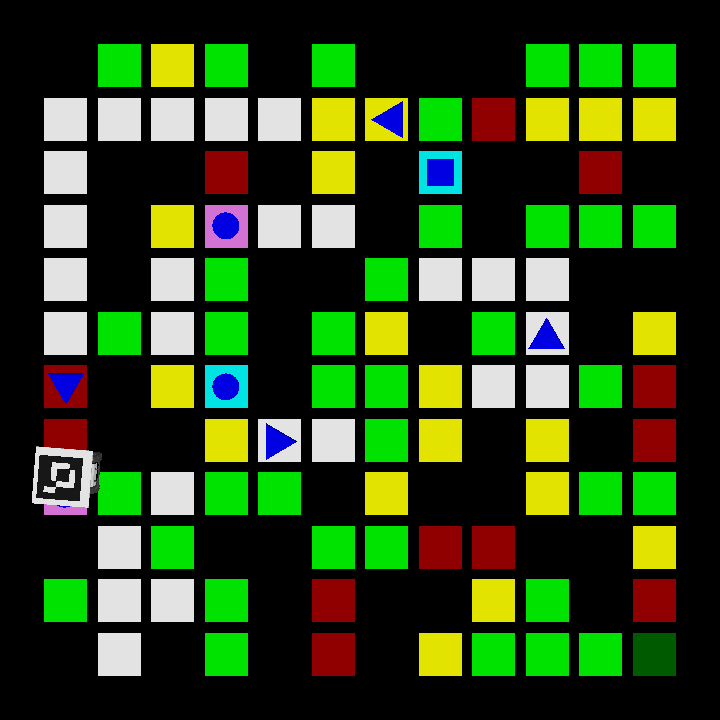
#> input picture Workshop 3-opencv/resources/pic.png, 720 x 720 px, found by its file name
$ python masking.py
#> lines starting #> are read from the running program, lines starting #| are printed output that depends on the picture; after the words box and inside, x2 and y2 are one past the last pixel; in counts of white or black regions, pixels touching at a corner belong together
import cv2
import numpy as np
img = cv2.imread("resources\pic.png")
#> img is the input picture: shape (720, 720, 3); mean B, G, R 25, 68.3, 43.9
hsv_img = cv2.cvtColor(img, cv2.COLOR_BGR2HSV)
#> hsv_img: shape (720, 720, 3); mean H, S, V 11.9, 65.5, 76.3

#red color
low_red = np.array([0, 140, 90])
high_red = np.array([10, 255, 255])
red_mask = cv2.inRange(hsv_img, low_red, high_red)
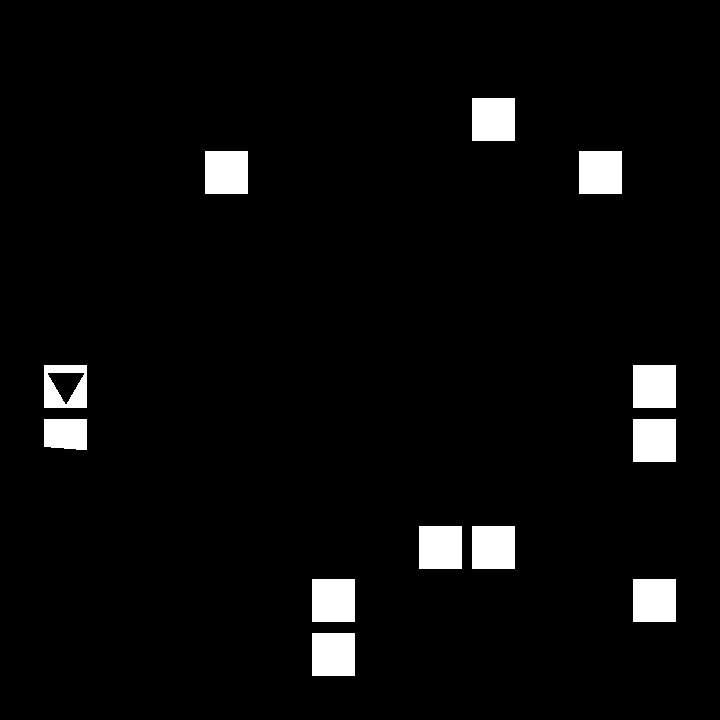
#> red_mask: shape (720, 720); 4.1% white; 12 white regions, largest, box (x1, y1, x2, y2) and area: (472, 98, 515, 141) 1849, (205, 151, 248, 194) 1849, (579, 151, 622, 194) 1849

#blue color
lower_blue =np.array([115,90,90])
upper_blue =np.array([135,255,255])
blue_mask = cv2.inRange(hsv_img, lower_blue, upper_blue)
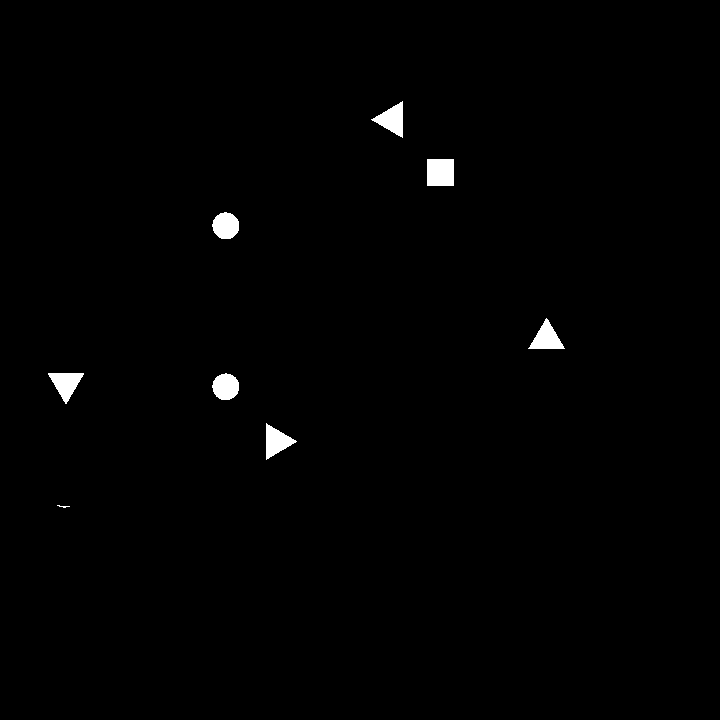
#> blue_mask: shape (720, 720); 0.82% white; 8 white regions (1 under 20 px), largest, box (x1, y1, x2, y2) and area: (427, 159, 454, 186) 729, (371, 101, 403, 138) 599, (48, 373, 84, 404) 592

#pink color
low_pink = np.array([145, 90, 20])
high_pink = np.array([170, 255, 255])
pink_mask = cv2.inRange(hsv_img, low_pink, high_pink)
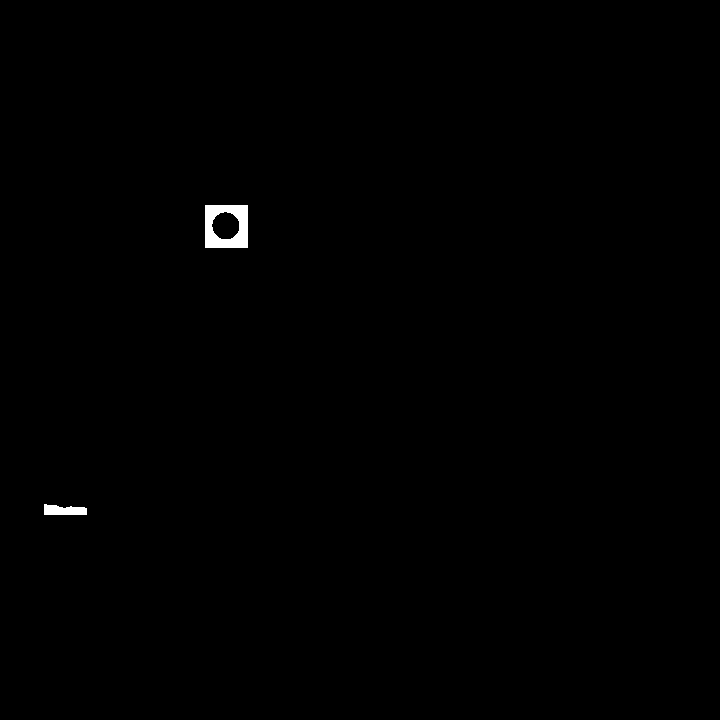
#> pink_mask: shape (720, 720); 0.32% white; 2 white regions, box (x1, y1, x2, y2) and area: (205, 205, 248, 248) 1282, (44, 504, 87, 515) 372
pink = cv2.bitwise_and(img, img, mask=pink_mask)

cv2.imshow("img",img)
cv2.imshow("red",red_mask)
cv2.imshow("blue",blue_mask)
cv2.imshow("pink_mask",pink_mask)
cv2.imshow("pink",pink)
cv2.waitKey(0)
cv2.destroyAllWindows()

$ run again, with Workshop 3-opencv/resources/yay.png copied over Workshop 3-opencv/resources/pic.png
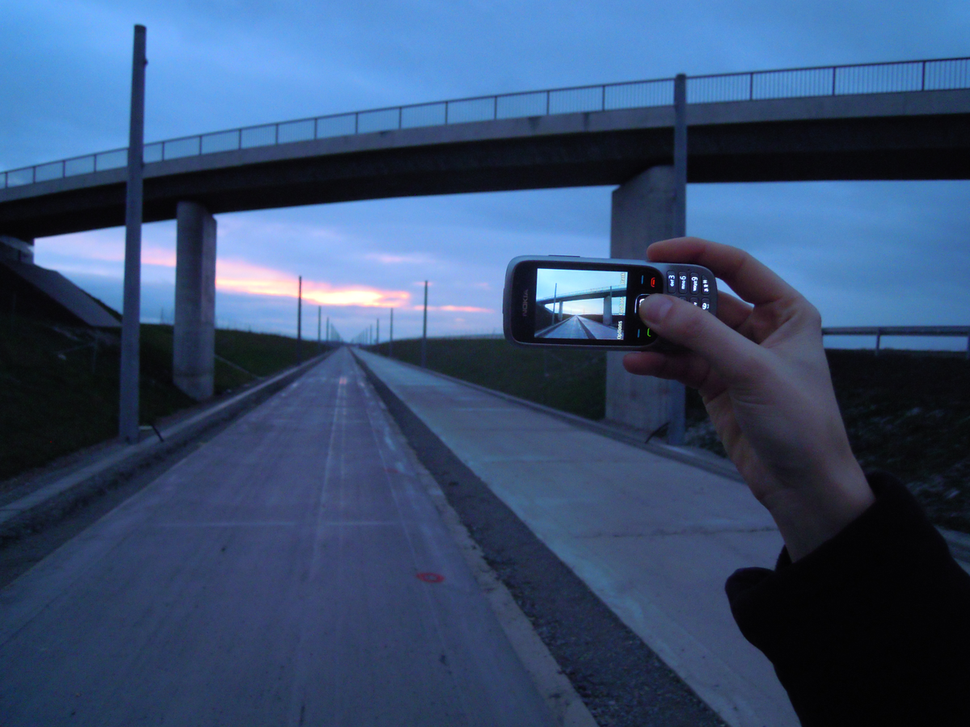
#> input picture Workshop 3-opencv/resources/yay.png, 970 x 727 px, shrunk from 1200 x 900 before the run, found by its file name
#> img is the input picture: shape (727, 970, 3); mean B, G, R 113.1, 78.5, 56.2
#> hsv_img: shape (727, 970, 3); mean H, S, V 109.7, 121.2, 113.4
#> `red_mask = cv2.inRange(hsv_img, low_red, high_red)`:
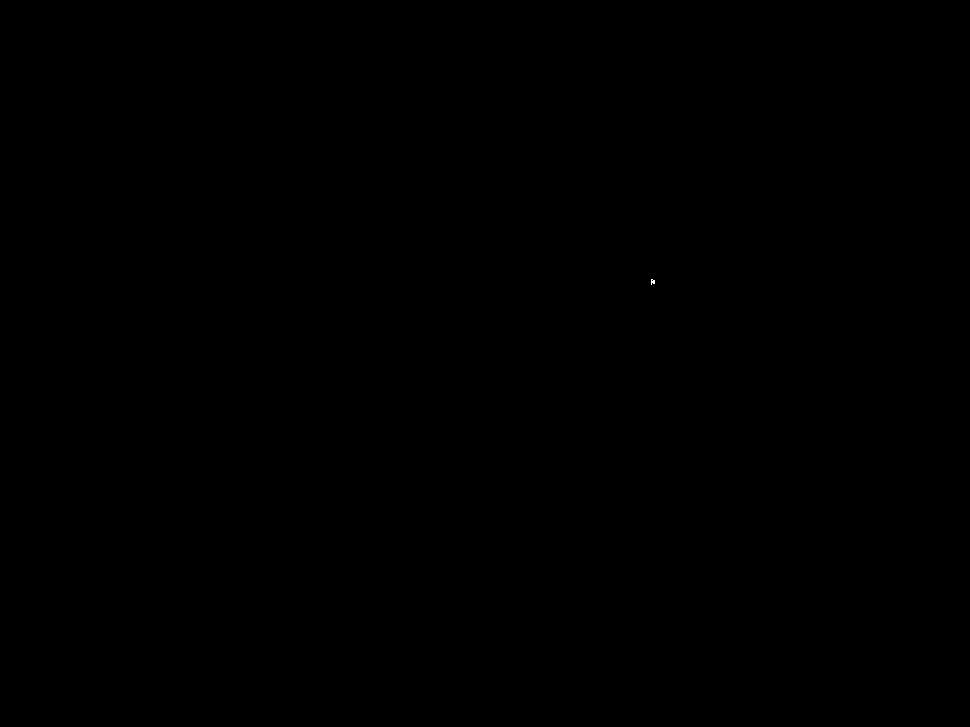
#> red_mask: shape (727, 970); 0% white in thin lines or dots, all inside (x1, y1, x2, y2) = (651, 279, 655, 285)
#> blue_mask: shape (727, 970); 2.1% white in thin lines or dots
#> `pink_mask = cv2.inRange(hsv_img, low_pink, high_pink)`:
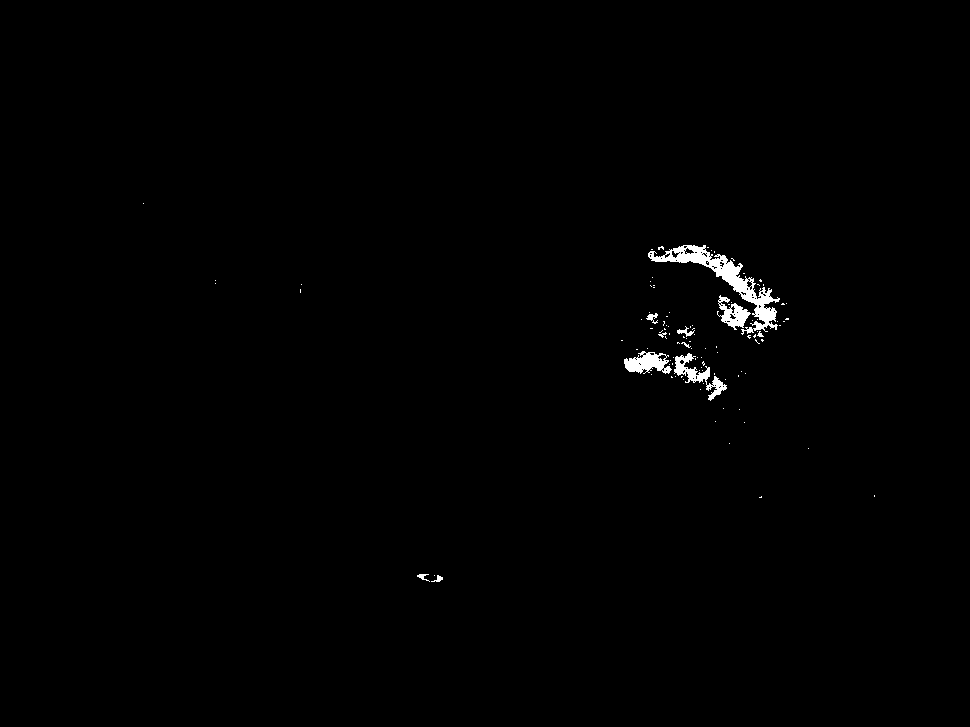
#> pink_mask: shape (727, 970); 0.66% white; 105 white regions (94 under 20 px), largest, box (x1, y1, x2, y2) and area: (648, 245, 780, 335) 2301, (674, 353, 727, 401) 695, (624, 351, 672, 374) 656
